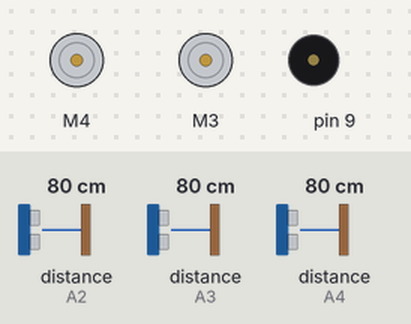
Recording of a sketch running on a simulated Arduino Uno, built with avr-gcc and run on an emulated ATmega328P. Parts: 2 × DC motor (green arrow = forward, orange = backward, longer = faster), buzzer (waves = sounding). The inputs (shaded band) are chosen by the test bench; at power-on: distance to the obstacle (sensors on A2, A3, A4) 80 cm. The echo pulse lasts 58.3 µs per cm.

Above: at 0.1 s.
At 2.2 s:
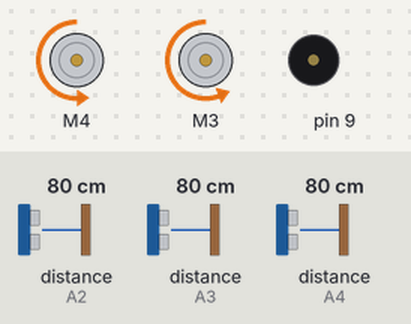
2.3 s: distance to the obstacle (sensor on A2) set to 2 cm
At 3.2 s:
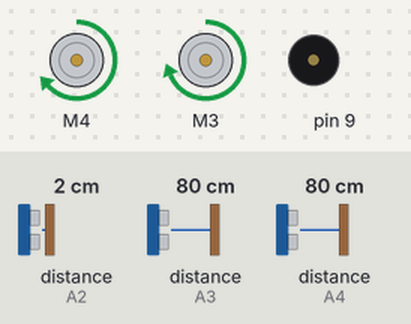
Timing chart, 0 to 11.3 s (numbered marks = the images above; inputs shaded):
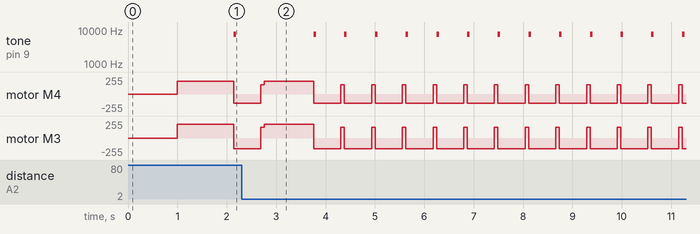

The sketch:

F_AmazeR_01.ino
```cpp
//   Middle:   L:9,  R:9
//   Left:     R:14
//   Right:    L:15
//   Enter:    F:23

#include <AFMotor.h>
AF_DCMotor left(4);  //AF moter shield M4 terminal
AF_DCMotor right(3); //AF moter shield M3 terminal

#include <Ultrasonic.h>
Ultrasonic USfront(A5,A2);  //TRIG, ECHO
Ultrasonic USleft(A1,A3);   //TRIG, ECHO
Ultrasonic USright(10,A4);  //TRIG, ECHO

 byte Lspeed = 190;
 byte Rspeed = 210;

 int Fdist;
 int Ldist;
 int Rdist;

 unsigned long lastUS;  //for stuck check
 int lastF;             //for stuck check


void setup()
{
 left.setSpeed(Lspeed);
 right.setSpeed(Rspeed);
 delay(1000);
}

void loop()
{
 left.run(FORWARD);
 right.run(FORWARD);


  delay(20);
 Fdist=USfront.distanceRead();
 delay(20);
 Ldist=USleft.distanceRead();
 delay(20);
 Rdist=USright.distanceRead();

    if (Ldist <= 3) { right.setSpeed(Rspeed- 60);}
 else if (Ldist == 4) { right.setSpeed(Rspeed- 50);}
 else if (Ldist == 5) { right.setSpeed(Rspeed- 40);}
 else if (Ldist == 6) { right.setSpeed(Rspeed- 30);}
 else if (Ldist == 7) { right.setSpeed(Rspeed- 20);}
 else if (Ldist == 8) { right.setSpeed(Rspeed- 10);}

  else if (Ldist == 10) { left.setSpeed(Rspeed- 10);}
  else if (Ldist == 11) { left.setSpeed(Rspeed- 20);}
  else if (Ldist == 12) { left.setSpeed(Rspeed- 30);}
  else if (Ldist == 13) { left.setSpeed(Rspeed- 40);}
  else if (Ldist == 14) { left.setSpeed(Rspeed- 50);}
  else if (Ldist == 15) { left.setSpeed(Rspeed- 60);}
  else {left.setSpeed(Lspeed);right.setSpeed(Rspeed);}

  //STUCK
  if(Fdist == lastF || Fdist == lastF+1 || Fdist == lastF-1)
  {
    if (millis() > lastUS + 1000)
    {
      tone(9,7500,50);
      left.setSpeed(Lspeed-50);
      right.setSpeed(Rspeed-50);
      left.run(BACKWARD);
      right.run(BACKWARD);
      delay(300);
      right.run(BACKWARD);
      delay(250);
      left.run(FORWARD);
      left.run(FORWARD);
      }
    }
    else
    {
       lastUS = millis();
       lastF = Fdist;
    }

}
```

Measured:
- by itself, tone on pin 9: alternates 7500 Hz for 0.05 s and silent for 0.57 s
